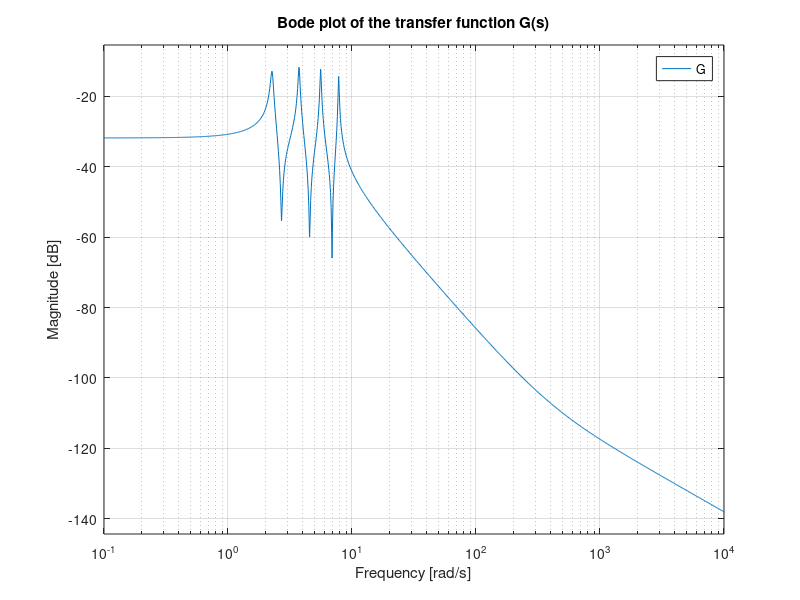

The MATLAB script that drew this image: (Note: this script raises an error after producing the figure.)
%% Computation of the transfer function of the disturbance of lame d'aria
% then placing a hinf controller to reject a distrubance by slowing adding elements

n = [0,0.00125651358244363,0.485202372848273,0.164792809408070,36.7224968577778,5.42803475694088,721.425823282285,43.1652240656235,3498.93941028222];
d = [1,0.441820758123519,111.335782541048,36.3843645886072,3740.96166435174,805.039021066104,43075.1527319086,4590.65750896580,136872.539479771];

G= tf([n],[d]);
G.InputName = 'u(force)';  
G.OutputName = 'y_{position]';

% Bode plot of the transfer function
figure(1)
bodemag(G)
title('Bode plot of the transfer function G(s)')
grid on

% disturbance transfer function for lame d'aria and measurement
Wact = 0.8*tf([1 50],[1 500]);  Wact.u = 'u(dist)';  Wact.y = 'e1';  % Actuator force with a weight of 0.8 and a low-pass filter with a corner frequency of 50 rad/s
Wmes = ss(0.5); Wmes.u = 'd(meas)';   Wmes.y = 'Wd3';  % Disturbance on the measurement with a constant weight of 0.5

actuator  = sumblk('y_{post_dist} = y_{position]+e1');
measurement = sumblk('y_{postmes} = y_{post_dist}+Wd3');

ICinputs = {'u(force)';'u(dist)';'d(meas)'};
ICoutputs = {'y_{postmes}','y_{position]','y_{post_dist}'};
qcaric = connect(G,Wact,Wmes,actuator,measurement,ICinputs,ICoutputs);

% plot all 3 transfer functions of system qcaric 
% Open Loop
figure(2)
bodemag(qcaric)
title('Bode plot of Open Loop TF qcaric(s)')
grid on

%% Controller 
K = tf([1 0.1],[1 0.01]); K.u = 'error1'; K.y = 'u(force)';  % Controller with a low-pass filter with a corner frequency of 0.1 rad/s

control = sumblk('error1 = -y_{postmes}');

% Closed-loop models
CL = connect(qcaric,K,control, ...
    {'u(dist)';'d(meas)'}, ...
    {'y_{position]','y_{post_dist}','y_{postmes}'});

% plot all 6 transfer functions of system CL
figure(3)
bodemag(CL)
title('Bode plot of Closed Loop TF CL(s)')
grid on
